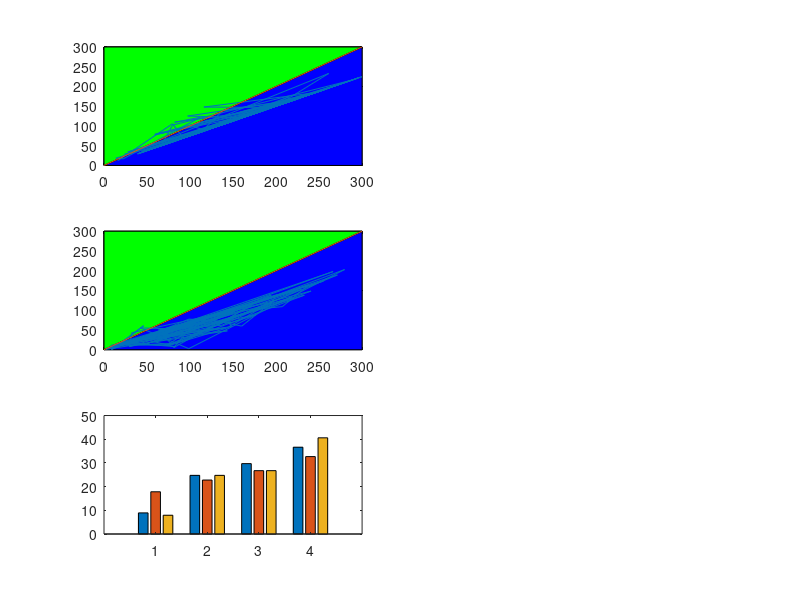

Write the MATLAB code that produced this figure. (Note: this script raises an error after producing the figure.)

clear
clc

load param_ThrePert_SA0SB0_25pc_OR.mat
load param_RandSA0SB0_OR.mat

unp=tri_types(nrr,:);
ind=tri_type_SA0ltSB0;
dir=tri_type_SB0ltSA0;

nr=length(tri_type_SB0ltSA0);

for ii=1:nr

    if tri_type_SA0ltSB0(ii)==1 
        M_state_SA0ltSB0(ii,1)=SNB_SA0ltSB0(ii,3)-SNB_SA0ltSB0(ii,4);
        H_state_SA0ltSB0(ii,1)=SNB_SA0ltSB0(ii,3)-SNB_SA0ltSB0(ii,2);
        Tri_Reg_SA0ltSB0(ii,1)=SNB_SA0ltSB0(ii,1)-SNB_SA0ltSB0(ii,4);
    elseif tri_type_SA0ltSB0(ii)==3
        M_state_SA0ltSB0(ii,1)=SNB_SA0ltSB0(ii,3)-SNB_SA0ltSB0(ii,4);
        H_state_SA0ltSB0(ii,1)=SNB_SA0ltSB0(ii,3)-SNB_SA0ltSB0(ii,2);
        Tri_Reg_SA0ltSB0(ii,1)=SNB_SA0ltSB0(ii,1)-SNB_SA0ltSB0(ii,2);
    elseif tri_type_SA0ltSB0(ii)==2 
        M_state_SA0ltSB0(ii,1)=SNB_SA0ltSB0(ii,1)-SNB_SA0ltSB0(ii,4);
        H_state_SA0ltSB0(ii,1)=SNB_SA0ltSB0(ii,3)-SNB_SA0ltSB0(ii,2);
        Tri_Reg_SA0ltSB0(ii,1)=SNB_SA0ltSB0(ii,3)-SNB_SA0ltSB0(ii,4);
    elseif tri_type_SA0ltSB0(ii)==4 
        M_state_SA0ltSB0(ii,1)=SNB_SA0ltSB0(ii,1)-SNB_SA0ltSB0(ii,4);
        H_state_SA0ltSB0(ii,1)=SNB_SA0ltSB0(ii,3)-SNB_SA0ltSB0(ii,2);
        Tri_Reg_SA0ltSB0(ii,1)=SNB_SA0ltSB0(ii,3)-SNB_SA0ltSB0(ii,2);
    end


    if tri_type_SB0ltSA0(ii)==1 
        M_state_SB0ltSA0(ii,1)=SNB_SB0ltSA0(ii,3)-SNB_SB0ltSA0(ii,4);
        H_state_SB0ltSA0(ii,1)=SNB_SB0ltSA0(ii,3)-SNB_SB0ltSA0(ii,2);
        Tri_Reg_SB0ltSA0(ii,1)=SNB_SB0ltSA0(ii,1)-SNB_SB0ltSA0(ii,4);
    elseif tri_type_SB0ltSA0(ii)==3
        M_state_SB0ltSA0(ii,1)=SNB_SB0ltSA0(ii,3)-SNB_SB0ltSA0(ii,4);
        H_state_SB0ltSA0(ii,1)=SNB_SB0ltSA0(ii,3)-SNB_SB0ltSA0(ii,2);
        Tri_Reg_SB0ltSA0(ii,1)=SNB_SB0ltSA0(ii,1)-SNB_SB0ltSA0(ii,2);
    elseif tri_type_SB0ltSA0(ii)==2
        M_state_SB0ltSA0(ii,1)=SNB_SB0ltSA0(ii,1)-SNB_SB0ltSA0(ii,4);
        H_state_SB0ltSA0(ii,1)=SNB_SB0ltSA0(ii,3)-SNB_SB0ltSA0(ii,2);
        Tri_Reg_SB0ltSA0(ii,1)=SNB_SB0ltSA0(ii,3)-SNB_SB0ltSA0(ii,4);
    elseif tri_type_SB0ltSA0(ii)==4
        M_state_SB0ltSA0(ii,1)=SNB_SB0ltSA0(ii,1)-SNB_SB0ltSA0(ii,4);
        H_state_SB0ltSA0(ii,1)=SNB_SB0ltSA0(ii,3)-SNB_SB0ltSA0(ii,2);
        Tri_Reg_SB0ltSA0(ii,1)=SNB_SB0ltSA0(ii,3)-SNB_SB0ltSA0(ii,2);
    end

end

ind_types=[sum(ind==1),sum(ind==2),sum(ind==3),sum(ind==4)];
ind_pc=ind_types.*100./sum(ind_types);

dir_types=[sum(dir==1),sum(dir==2),sum(dir==3),sum(dir==4)];
dir_pc=dir_types.*100./sum(dir_types);

unp_types=[sum(unp==1),sum(unp==2),sum(unp==3),sum(unp==4)];
unp_pc=unp_types.*100./sum(unp_types);



%%%%%%%%%%%%%%%%%%%%%%%%%%%%%%%%%%%%%%%%%%%%%%%%%%%%%%%%%%%%%%%%%%%%%%%%%%%


% Define the vertices of the triangle
x1 = [0, 300, 300];
y1 = [0, 0, 300];

% Plot the vertices
figure(4)
subplot(3,2,1)
plot(x1, y1, 'k-'); % Plot the lines connecting the vertices

% Fill the area of the triangle
% figure(4)
% subplot(3,3,1)
fill(x1, y1, 'b'); % Fill the triangle with blue color
hold on

% Define the vertices of the triangle
x2 = [0, 0, 300];
y2 = [0, 300, 300];

% Plot the vertices
% figure(4)
% subplot(3,3,1)
plot(x2, y2, 'k-'); % Plot the lines connecting the vertices

% Fill the area of the triangle
% figure(4)
% subplot(3,3,1)
fill(x2, y2, 'g'); % Fill the triangle with blue color
hold on

% figure(4)
% subplot(3,3,1)
plot(SNB_SA0ltSB0(:,1), SNB_SB0ltSA0(:,1))
hold on
plot([0,300],[0,300])

sn1_dir_gt_ind = find(SNB_SB0ltSA0(:,1)>SNB_SA0ltSB0(:,1));
sn1_dir_lt_ind = find(SNB_SB0ltSA0(:,1)<SNB_SA0ltSB0(:,1));
sn1_dir_eq_ind = find(SNB_SB0ltSA0(:,1)==SNB_SA0ltSB0(:,1));
tot_sn1 = length(sn1_dir_gt_ind)+length(sn1_dir_lt_ind)+length(sn1_dir_eq_ind);

sn1_cont=([length(sn1_dir_gt_ind),length(sn1_dir_lt_ind),length(sn1_dir_eq_ind)].*100./tot_sn1)

% Define the vertices of the triangle
x1 = [0, 300, 300];
y1 = [0, 0, 300];

% Plot the vertices
figure(4)
subplot(3,2,3)
plot(x1, y1, 'k-'); % Plot the lines connecting the vertices

% Fill the area of the triangle
% figure(4)
% subplot(2,2,2)
fill(x1, y1, 'b'); % Fill the triangle with blue color
hold on

% Define the vertices of the triangle
x2 = [0, 0, 300];
y2 = [0, 300, 300];

% Plot the vertices
% figure(4)
% subplot(2,2,2)
plot(x2, y2, 'k-'); % Plot the lines connecting the vertices

% Fill the area of the triangle
% figure(4)
% subplot(2,2,2)
fill(x2, y2, 'g'); % Fill the triangle with blue color
hold on

% subplot(2,2,2)
plot(M_state_SA0ltSB0,M_state_SB0ltSA0)
hold on
plot([0,300],[0,300])

m_dir_gt_ind = find(M_state_SB0ltSA0(:,1)>M_state_SA0ltSB0(:,1));
m_dir_lt_ind = find(M_state_SB0ltSA0(:,1)<M_state_SA0ltSB0(:,1));
m_dir_eq_ind = find(M_state_SB0ltSA0(:,1)==M_state_SA0ltSB0(:,1));
tot_m = length(m_dir_gt_ind)+length(m_dir_lt_ind)+length(m_dir_eq_ind);


mstate_cont=([length(m_dir_gt_ind),length(m_dir_lt_ind),length(m_dir_eq_ind)].*100./tot_m)

subplot(3,2,5)
bar([unp_pc;dir_pc;ind_pc]')
% set(gca, 'TickDir', 'out');

text(1:length(unp_pc),unp_pc,num2str(unp_pc'),'vert','bottom','horiz','center','Rotation',90); 

text(1:length(dir_pc),dir_pc,num2str(dir_pc'),'vert','bottom','horiz','center','Rotation',90); 

text(1:length(ind_pc),ind_pc,num2str(ind_pc'),'vert','bottom','horiz','center','Rotation',90); 

set(gca, 'XTickLabel',{'2U2D','1U2D','2U1D','1U1D'})
